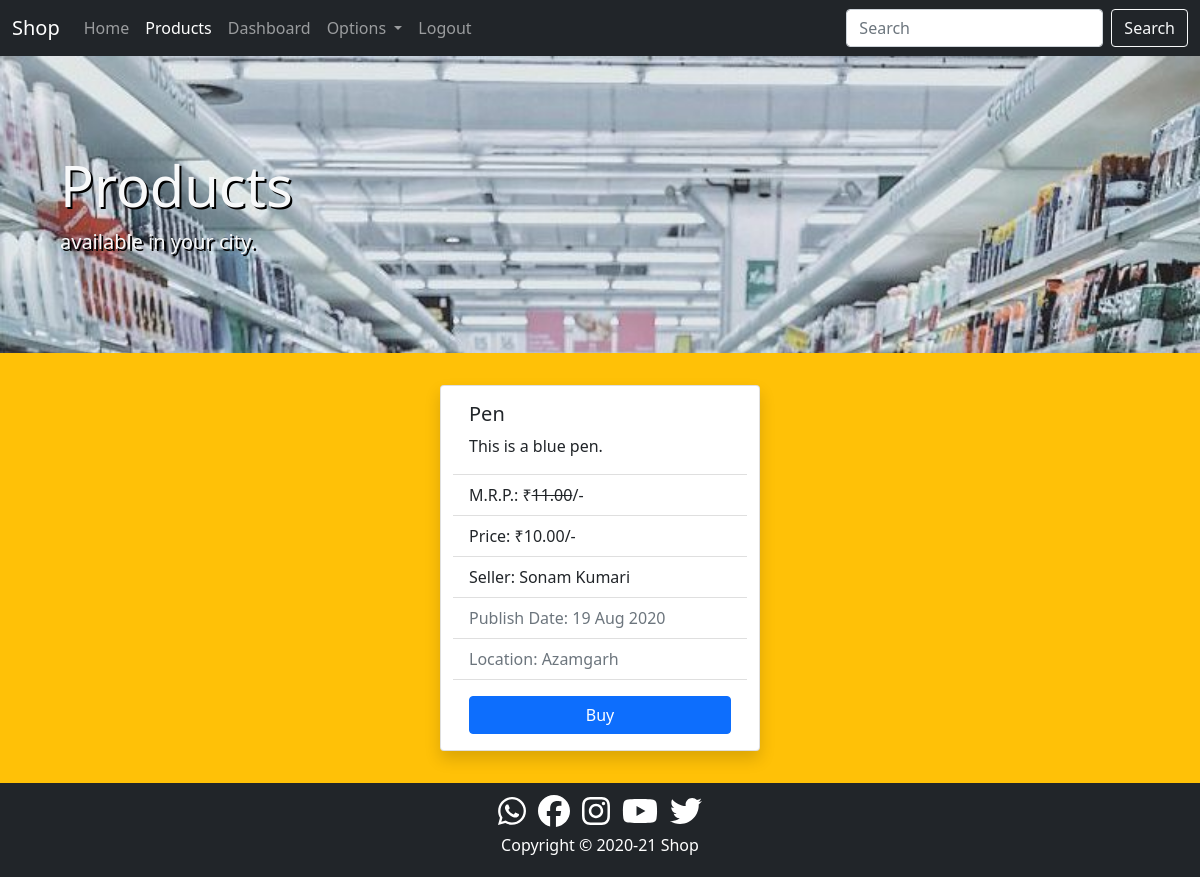
The page /product/ (signed in) on the database as committed earlier.
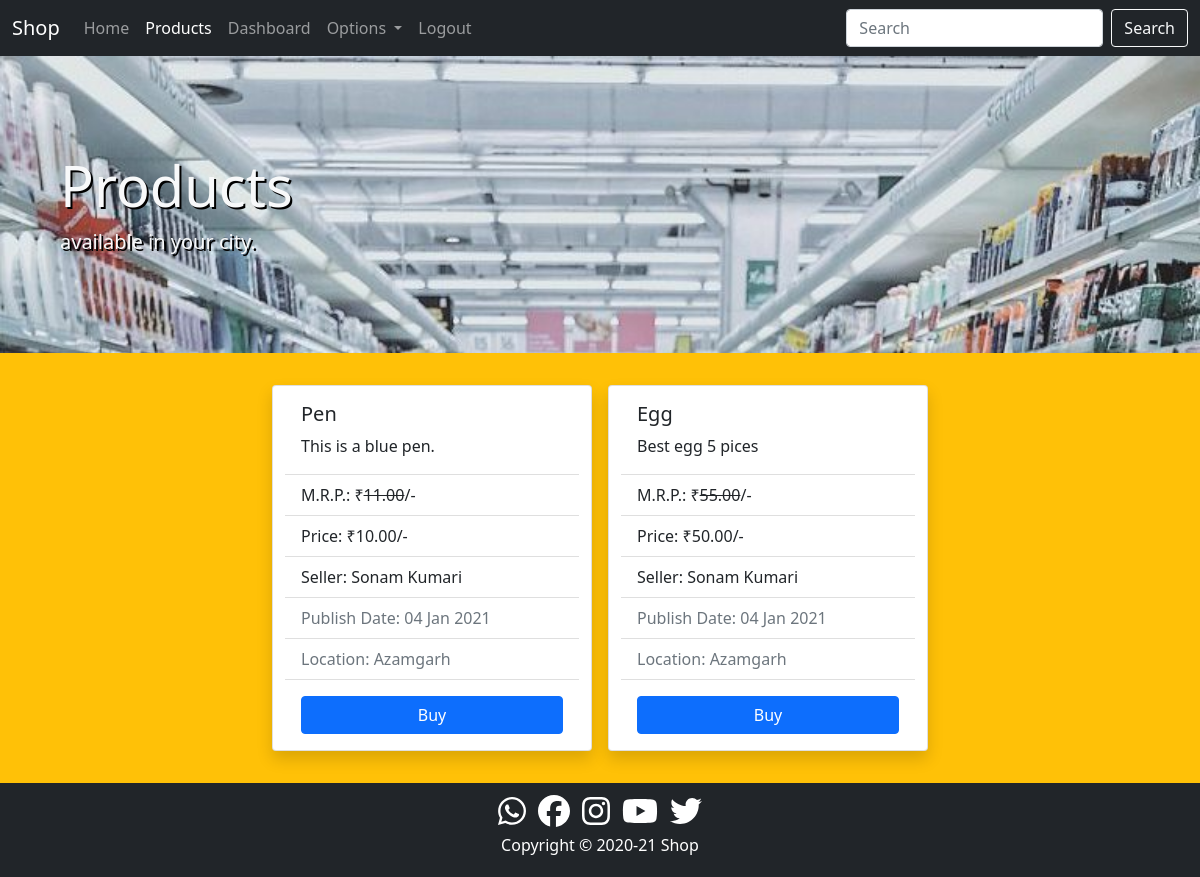
The same page on the database as committed later.
### product/models.py (models this page shows, shortened)
class Product(models.Model):
    seller=models.ForeignKey(User,on_delete=models.CASCADE)
    title=models.CharField(max_length=50)
    date=models.DateField()
    description=models.TextField(max_length=500)
    mrp=models.DecimalField(decimal_places=2,max_digits=7)
    selling_price=models.DecimalField(decimal_places=2,max_digits=10)
    location=models.CharField(max_length=50)

### product/views.py (the view)
# urls.py: path('',views.ProductListView.as_view(),name='products'),
@method_decorator(login_required,name='dispatch')
class ProductListView(ListView):
    model=Product
    template_name='product/products.html'
    context_object_name='products'
    def get_queryset(self):
        return Product.objects.filter(location=self.request.user.profile.city)
    def get_context_data(self,*args,**kwargs):
        context=super().get_context_data(*args,**kwargs)
        context['products_active']='active'
        context['products_disabled']='disabled'
        return context

### product/templates/product/products.html (shortened to what this page needs)
{% extends 'core/base.html' %}
{% block content %}
<div class="container-fluid p-5 products shadow-lg">
    <div class="container text-light my-5">
        <div>
            <h1 class="display-4">Products</h1>
        </div>
        <div class="lead">
            <p>available in your city.</p>
        </div>
    </div>
</div>
<div class="container-fluid p-4 bg-warning">
    {% if products %}
    <div class="row justify-content-center">
        {% for product in products %}
        <div class="card m-2 shadow" style="width: 20rem;">
            <div class="card-body">
                <h5 class="card-title">{{product.title|capfirst}}</h5>
                <p class="card-text">{{product.description|capfirst}}</p>
            </div>
            <ul class="list-group list-group-flush">
                <li class="list-group-item">M.R.P.: &#8377;<span class="text-decoration-line-through">{{product.mrp}}</span>/-</li>
                <li class="list-group-item">Price: &#8377;{{product.selling_price}}/-</li>
                <li class="list-group-item">Seller: {{product.seller.get_full_name|capfirst}}</li>
                <li class="list-group-item text-muted">Publish Date: {{product.date|date:"d M Y"}}</li>
                <li class="list-group-item text-muted">Location: {{product.location|capfirst}}</li>
              </ul>
            <a href="#" class="btn btn-primary m-3">Buy</a>
        </div>
        {% endfor %}
    </div>
    {% else %}
    <div class="my-md-0 my-5 py-md-0 py-4">
        <div class="h2 text-center alert alert-secondary my-5">We are sorry, there is not any product available at your location.</div>
    </div>
    {% endif %}
</div>
{% endblock content %}

Rows that differ between the two databases and show on the page:
changed Product "Pen": date "19 Aug 2020" → "04 Jan 2021"
added Product: title "Egg", description "Best egg 5 pices", mrp "55.00", selling_price "50.00", seller.get_full_name "Sonam Kumari", date "04 Jan 2021", location "Azamgarh"
